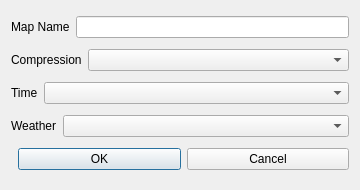
<?xml version="1.0" encoding="UTF-8"?>
<ui version="4.0">
 <class>WBQtMapSettingsDialog</class>
 <widget class="QDialog" name="WBQtMapSettingsDialog">
  <property name="geometry">
   <rect>
    <x>0</x>
    <y>0</y>
    <width>360</width>
    <height>190</height>
   </rect>
  </property>
  <property name="windowTitle">
   <string>Map Settings</string>
  </property>
  <layout class="QVBoxLayout" name="rootLayout">
   <item>
    <layout class="QHBoxLayout" name="nameRow" stretch="0,1">
     <item>
      <widget class="QLabel" name="mapNameLabel">
       <property name="text">
        <string>Map Name</string>
       </property>
      </widget>
     </item>
     <item>
      <widget class="QLineEdit" name="mapName"/>
     </item>
    </layout>
   </item>
   <item>
    <layout class="QHBoxLayout" name="compRow" stretch="0,1">
     <item>
      <widget class="QLabel" name="compressionLabel">
       <property name="text">
        <string>Compression</string>
       </property>
      </widget>
     </item>
     <item>
      <widget class="QComboBox" name="compression"/>
     </item>
    </layout>
   </item>
   <item>
    <layout class="QHBoxLayout" name="todRow" stretch="0,1">
     <item>
      <widget class="QLabel" name="timeOfDayLabel">
       <property name="text">
        <string>Time</string>
       </property>
      </widget>
     </item>
     <item>
      <widget class="QComboBox" name="timeOfDay"/>
     </item>
    </layout>
   </item>
   <item>
    <layout class="QHBoxLayout" name="weatherRow" stretch="0,1">
     <item>
      <widget class="QLabel" name="weatherLabel">
       <property name="text">
        <string>Weather</string>
       </property>
      </widget>
     </item>
     <item>
      <widget class="QComboBox" name="weather"/>
     </item>
    </layout>
   </item>
   <item>
    <layout class="QHBoxLayout" name="buttonsRow">
     <item>
      <spacer name="buttonsSpacer">
       <property name="orientation">
        <enum>Qt::Horizontal</enum>
       </property>
      </spacer>
     </item>
     <item>
      <widget class="QPushButton" name="okBtn">
       <property name="text">
        <string>OK</string>
       </property>
       <property name="default">
        <bool>true</bool>
       </property>
      </widget>
     </item>
     <item>
      <widget class="QPushButton" name="cancelBtn">
       <property name="text">
        <string>Cancel</string>
       </property>
       <property name="autoDefault">
        <bool>false</bool>
       </property>
      </widget>
     </item>
    </layout>
   </item>
  </layout>
 </widget>
 <resources/>
 <connections/>
</ui>
